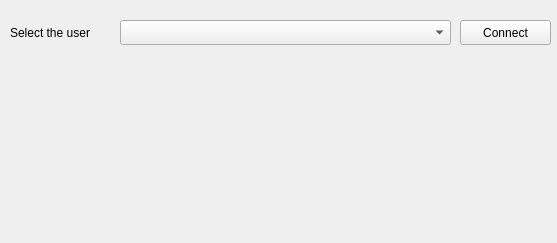
<?xml version="1.0" encoding="UTF-8"?>
<ui version="4.0">
 <class>MainWindow</class>
 <widget class="QMainWindow" name="MainWindow">
  <property name="geometry">
   <rect>
    <x>0</x>
    <y>0</y>
    <width>557</width>
    <height>243</height>
   </rect>
  </property>
  <property name="windowTitle">
   <string>MainWindow</string>
  </property>
  <widget class="QWidget" name="centralwidget">
   <widget class="QLabel" name="label">
    <property name="geometry">
     <rect>
      <x>10</x>
      <y>20</y>
      <width>111</width>
      <height>25</height>
     </rect>
    </property>
    <property name="text">
     <string>Select the user</string>
    </property>
   </widget>
   <widget class="QComboBox" name="comboBox">
    <property name="geometry">
     <rect>
      <x>120</x>
      <y>20</y>
      <width>331</width>
      <height>25</height>
     </rect>
    </property>
   </widget>
   <widget class="QPushButton" name="pushButton">
    <property name="geometry">
     <rect>
      <x>460</x>
      <y>20</y>
      <width>91</width>
      <height>25</height>
     </rect>
    </property>
    <property name="text">
     <string>Connect</string>
    </property>
   </widget>
   <widget class="QLabel" name="label_2">
    <property name="geometry">
     <rect>
      <x>200</x>
      <y>60</y>
      <width>161</width>
      <height>191</height>
     </rect>
    </property>
    <property name="text">
     <string>&lt;html&gt;&lt;head/&gt;&lt;body&gt;&lt;p&gt;&lt;img src=&quot;:/assets/made.png&quot;/&gt;&lt;/p&gt;&lt;/body&gt;&lt;/html&gt;</string>
    </property>
   </widget>
  </widget>
 </widget>
 <resources/>
 <connections/>
</ui>
